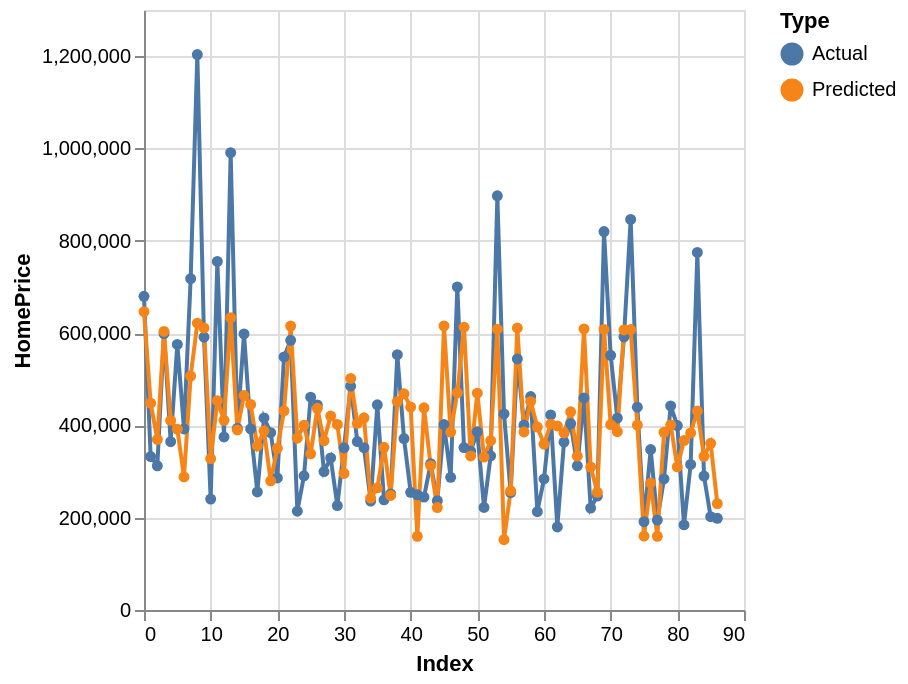

Notebook code for this chart:
### Markdown cell above
<strong>Visualizing Algorithm Performance</strong><br>
The following is a series of charts which show the difference between the recorded values for 2024 and the values predicted by each algorithm

### Code cell
#Print Linear Regressor residual chart
lr_chart

### Figure 1 — Vega-Lite specification as saved in the notebook (floating-point values rounded to 4 significant figures; data arrays with more than 128 entries replaced by an {"elided": "..."} marker saying what was removed)
{"config": {"view": {"continuousWidth": 300, "continuousHeight": 300}}, "data": {"name": "data-ade3cf32988d7790f8960469a8dbc559"}, "mark": {"type": "line", "point": true}, "encoding": {"color": {"field": "Type", "type": "nominal"}, "x": {"field": "Index", "type": "quantitative"}, "y": {"field": "HomePrice", "type": "quantitative"}}, "$schema": "https://vega.github.io/schema/vega-lite/v5.20.1.json", "datasets": {"data-ade3cf32988d7790f8960469a8dbc559": {"elided": "174 records"}}}
